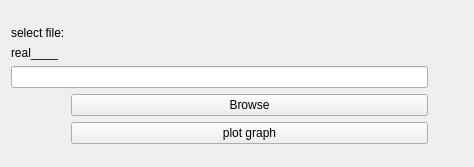
<?xml version="1.0" encoding="UTF-8"?>
<ui version="4.0">
 <class>Form</class>
 <widget class="QWidget" name="Form">
  <property name="geometry">
   <rect>
    <x>0</x>
    <y>0</y>
    <width>474</width>
    <height>167</height>
   </rect>
  </property>
  <property name="windowTitle">
   <string>Form</string>
  </property>
  <widget class="QWidget" name="">
   <property name="geometry">
    <rect>
     <x>11</x>
     <y>26</y>
     <width>417</width>
     <height>135</height>
    </rect>
   </property>
   <layout class="QFormLayout" name="formLayout">
    <item row="0" column="0">
     <widget class="QLabel" name="label_select">
      <property name="text">
       <string>select file:</string>
      </property>
     </widget>
    </item>
    <item row="1" column="0">
     <widget class="QLabel" name="label_name_file">
      <property name="text">
       <string>real_&lt;Left,Right&gt;_&lt;name&gt;_&lt;lastname&gt;_&lt;index&gt;</string>
      </property>
     </widget>
    </item>
    <item row="2" column="0" colspan="2">
     <widget class="QLineEdit" name="lineEdit_file"/>
    </item>
    <item row="3" column="1">
     <widget class="QPushButton" name="pushButton_Browse">
      <property name="text">
       <string>Browse</string>
      </property>
     </widget>
    </item>
    <item row="4" column="1">
     <widget class="QPushButton" name="pushButton_plot">
      <property name="text">
       <string>plot graph</string>
      </property>
     </widget>
    </item>
   </layout>
  </widget>
 </widget>
 <resources/>
 <connections/>
</ui>
